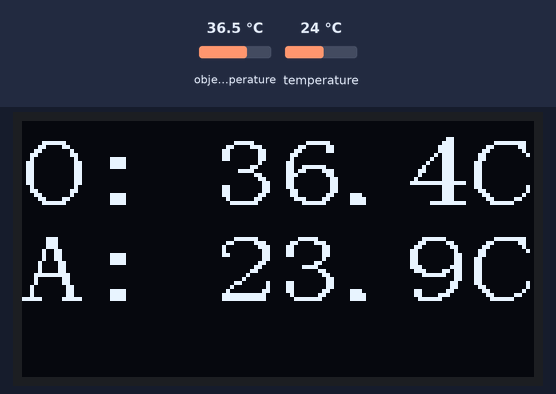
Bench run of a program on a simulated pyboard running MicroPython. Parts: 128×64 one-colour display. The inputs (shaded band) are chosen by the test bench; at power-on: object temperature 36.5 °C, temperature 24 °C. Library files of the repository ran but are not shown: ssd1306.py.

Above: at 2.6 s.
2.7 s: object temperature set to 20 °C
At 3.6 s:
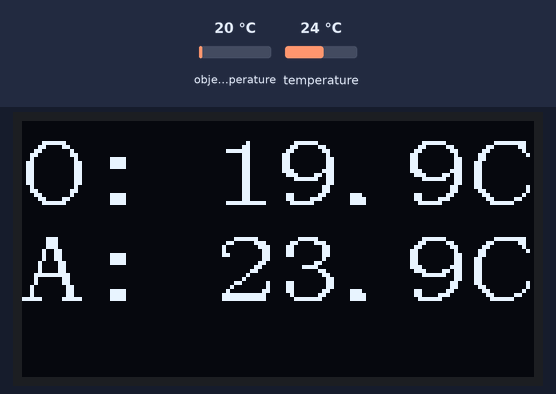
4.5 s: temperature set to 12 °C
At 5.3 s:
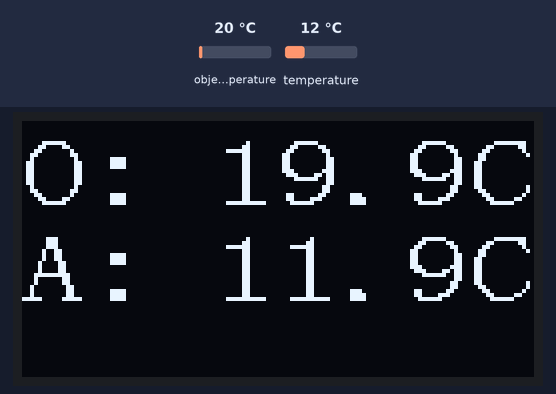
6.4 s: object temperature set to 26 °C
At 8.0 s:
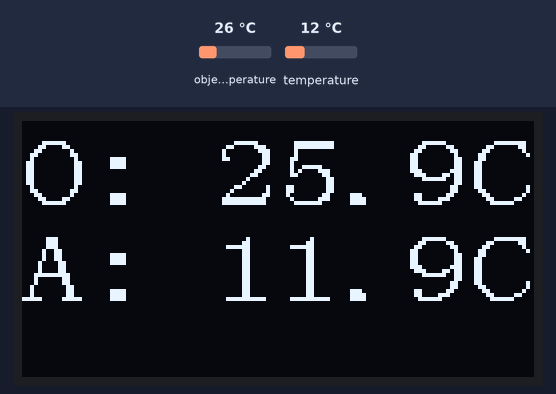
8.3 s: temperature set to 19 °C
At 9.9 s:
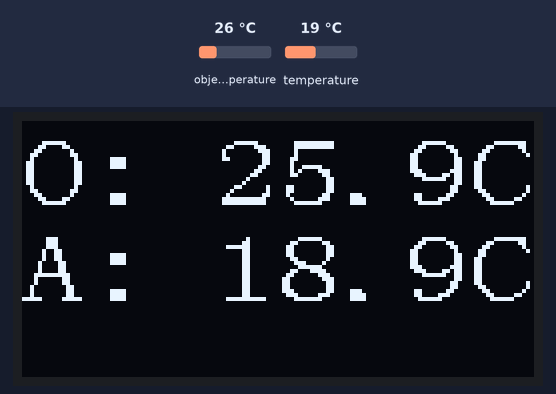
Timing chart, 0 to 11.3 s (numbered marks = the images above; inputs shaded):
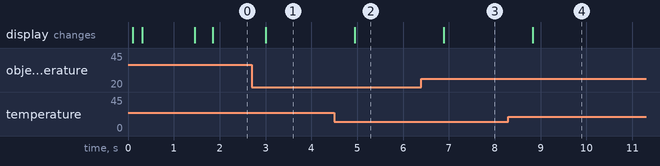

The program:

InfraRedThermometer.py
```python
import MLX90614
from machine import Pin,I2C
import time
import ssd1306
from piclib import *
# This code will show you how to make a Infra Red Thermometer using the MLX90614 sensor.


i2c = I2C(scl=Pin(22), sda=Pin(21), freq=100000)
ir=MLX90614.MLX90614(i2c)
lcd=ssd1306.SSD1306_I2C(128,64,i2c)

#Display a picture 72*64
def DisplayPicture(x,y,picture):
  for line in range(0,64):
    for bytes in range(0,9):
      for bits in range(0,8):
        if picture[9*line+bytes]&0x80>>bits:
          lcd.pixel(x+bytes*8+bits,y+line,1)
        else:
          lcd.pixel(x+bytes*8+bits,y+line,0)
  return

#Display a character 16*24
def DisplayCharacter16X24(x,y,character):
  for line in range(0,24):
    for bytes in range(0,2):
      for bits in range(0,8):
        if character[line*2+bytes]&0x80>>bits:
          lcd.pixel(x+bytes*8+bits,y+line,1)
        else:
          lcd.pixel(x+bytes*8+bits,y+line,0)
  return

#---------------------run here------------------------------------
#display logo
DisplayPicture(28,0,picture)
lcd.show()
time.sleep(1)
lcd.fill(0)


#display O:123.4C
#        A:123.4C
DisplayCharacter16X24(0,0,charArray[10]) #O
DisplayCharacter16X24(16*1,0,charArray[12]) #:
DisplayCharacter16X24(16*7,0,charArray[13]) #C

DisplayCharacter16X24(0,24,charArray[11]) #A
DisplayCharacter16X24(16*1,24,charArray[12]) #:
DisplayCharacter16X24(16*7,24,charArray[13]) #C
lcd.show()


while True:
  time.sleep(0.2)
  Object = ir.getObjCelsius() #  *C
  Ambient = ir.getEnvCelsius() # *C
  #Object = ir.getObjFahrenheit() # *F
  #Ambient = ir.getEnvFahrenheit() # *F
  #print("Object  %s *C"% Object)
  #print("Ambient %s *C"% Ambient)
  #print()
  ObjectInt = int(Object*10)
  AmbientInt = int(Ambient*10)
  if ObjectInt < 0:
    ObjectInt = abs(ObjectInt)
    DisplayCharacter16X24(16*2,0,charArray[15])# -
    temp1 = (ObjectInt%1000)//100
    if(temp1 == 0):
      DisplayCharacter16X24(16*3,0,charArray[16]) # space
    else:
      DisplayCharacter16X24(16*3,0,charArray[temp1])
    DisplayCharacter16X24(16*4,0,charArray[(ObjectInt%100)//10])
    DisplayCharacter16X24(16*5,0,charArray[14]) # .
    DisplayCharacter16X24(16*6,0,charArray[ObjectInt%10])

  else:
    temp1 = ObjectInt//1000
    temp2 = (ObjectInt%1000)//100
    if temp1 == 0:
      DisplayCharacter16X24(16*2,0,charArray[16]) # space
    else:
      DisplayCharacter16X24(16*2,0,charArray[temp1])
    if temp1 == 0 and temp2 == 0:
      DisplayCharacter16X24(16*3,0,charArray[16]) # space
    else:
      DisplayCharacter16X24(16*3,0,charArray[temp2])
    DisplayCharacter16X24(16*4,0,charArray[(ObjectInt%100)//10])
    DisplayCharacter16X24(16*5,0,charArray[14]) # .
    DisplayCharacter16X24(16*6,0,charArray[ObjectInt%10])

  if AmbientInt < 0:
    ObjectInt = abs(AmbientInt)
    DisplayCharacter16X24(16*2,24,charArray[15])# -
    temp1 = (AmbientInt%1000)//100
    if temp1 == 0:
      DisplayCharacter16X24(16*3,24,charArray[16]) # space
    else:
      DisplayCharacter16X24(16*3,24,charArray[temp1])
    DisplayCharacter16X24(16*4,24,charArray[(AmbientInt%100)//10])
    DisplayCharacter16X24(16*5,24,charArray[14]) # .
    DisplayCharacter16X24(16*6,24,charArray[AmbientInt%10])

  else:
    temp1 = AmbientInt//1000
    temp2 = (AmbientInt%1000)//100
    if temp1 == 0:
      DisplayCharacter16X24(16*2,24,charArray[16]) # space
    else:
      DisplayCharacter16X24(16*2,24,charArray[temp1])
    if temp1 == 0 and temp2 == 0:
      DisplayCharacter16X24(16*3,24,charArray[16]) # space
    else:
      DisplayCharacter16X24(16*3,24,charArray[temp2])
    DisplayCharacter16X24(16*4,24,charArray[(AmbientInt%100)//10])
    DisplayCharacter16X24(16*5,24,charArray[14]) # .
    DisplayCharacter16X24(16*6,24,charArray[AmbientInt%10])
  lcd.show()
```

MLX90614.py
```python
import sys
from machine import I2C
MLX90614_IIC_ADDR	= const(0x5A)
MLX90614_TA			= const(0x06)
MLX90614_TOBJ1 		= const(0x07)

class MLX90614:
  def __init__(self,i2c,addr=MLX90614_IIC_ADDR):
    self.addr=addr
    self.i2c=i2c

  def getObjCelsius(self):
		return self.getTemp(MLX90614_TOBJ1)	#Get celsius temperature of the object

  def getEnvCelsius(self):
		return self.getTemp(MLX90614_TA)	#Get celsius temperature of the ambient

  def getObjFahrenheit(self):
		return (self.getTemp(MLX90614_TOBJ1) * 9 / 5) + 32	#Get fahrenheit temperature of the object

  def getEnvFahrenheit(self):
		return (self.getTemp(MLX90614_TA) * 9 / 5) + 32	#Get fahrenheit temperature of the ambient


  def getTemp(self,reg):
		temp = self.getReg(reg)*0.02-273.15	#Temperature conversion
		return temp

  def getReg(self,reg):
    data = self.i2c.readfrom_mem(self.addr,reg,3) 							#Receive DATA
    result = (data[1]<<8) | data[0]
    return result
```

Source omitted: piclib.py (data table, 7749 bytes)

Measured:
- after the input at 2.7 s, the display: changes after 0.31 s (image 1)
- after the input at 4.5 s, the display: changes after 0.45 s (image 2)
- after the input at 6.4 s, the display: changes after 0.49 s (image 3)
- after the input at 8.3 s, the display: changes after 0.53 s (image 4)
